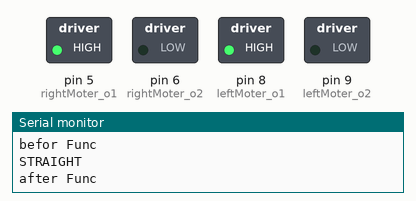
Simulated run of this sketch. Board: Arduino Uno, built with avr-gcc and run on an emulated ATmega328P. On the bench: switched loads named in the sketch (green lamp = pin HIGH), the last lines printed to the serial monitor.

Above: at 0.1 s.
At 3.1 s:
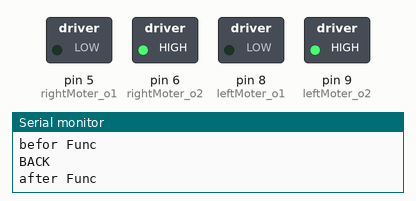
At 6.1 s:
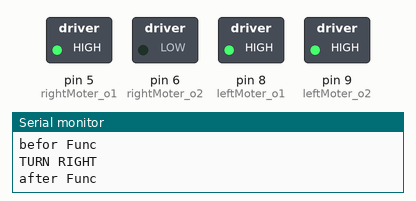
At 9.1 s:
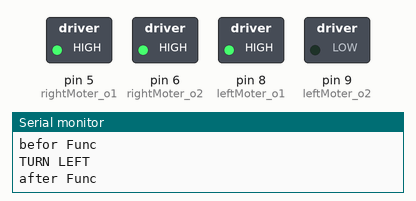
At 12.1 s:
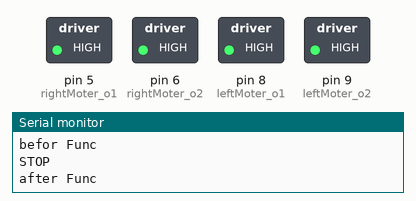
Timing chart, 0 to 13.6 s (numbered marks = the images above):
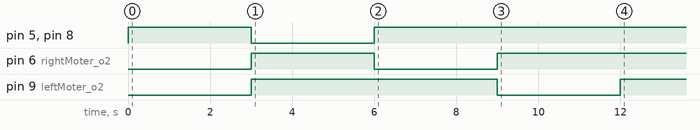

The sketch:

kadai1.ino
```cpp
  int rightMoter_o1 = 5;
  int rightMoter_o2 = 6;
  int leftMoter_o1 = 8;
  int leftMoter_o2 = 9;
  int mode = 0;

void setup() {
  // put your setup code here, to run once:


pinMode(rightMoter_o1,OUTPUT);
pinMode(rightMoter_o2,OUTPUT);
pinMode(leftMoter_o1,OUTPUT);
pinMode(leftMoter_o2,OUTPUT);
  Serial.begin(9600);

}

void loop() {
  // put your main code here, to run repeatedly:
  Serial.println("befor Func\n");

  motorMove(mode);
  Serial.println("after Func\n");
  delay(3000);
  mode++;

}

void motorMove(int mode){
 switch (mode) {
    case 0:
      digitalWrite(rightMoter_o1, HIGH);
      digitalWrite(rightMoter_o2, LOW);
      digitalWrite(leftMoter_o1, HIGH);
      digitalWrite(leftMoter_o2, LOW);
      Serial.println("STRAIGHT\n");
      break;
    case 1:
      digitalWrite(rightMoter_o1, LOW);
      digitalWrite(rightMoter_o2, HIGH);
      digitalWrite(leftMoter_o1, LOW);
      digitalWrite(leftMoter_o2, HIGH);
      Serial.println("BACK\n");
      break;
    case 2:
      digitalWrite(rightMoter_o1, HIGH);
      digitalWrite(rightMoter_o2, LOW);
      digitalWrite(leftMoter_o1, HIGH);
      digitalWrite(leftMoter_o2, HIGH);
      Serial.println("TURN RIGHT\n");
      break;
    case 3:
      digitalWrite(rightMoter_o1, HIGH);
      digitalWrite(rightMoter_o2, HIGH);
      digitalWrite(leftMoter_o1, HIGH);
      digitalWrite(leftMoter_o2, LOW);
      Serial.println("TURN LEFT\n");
      break;
    case 4:
      digitalWrite(rightMoter_o1, HIGH);
      digitalWrite(rightMoter_o2, HIGH);
      digitalWrite(leftMoter_o1, HIGH);
      digitalWrite(leftMoter_o2, HIGH);
      Serial.println("STOP\n");
      break;
  }
}
```

Measured:
- by itself, pin 5 (rightMoter_o1), pin 8 (leftMoter_o1): LOW → HIGH at 0.00 s, → LOW 3.0 s later, → HIGH 3.0 s later
- by itself, pin 6 (rightMoter_o2): LOW → HIGH at 3.0 s, → LOW 3.0 s later, → HIGH 3.0 s later
- by itself, pin 9 (leftMoter_o2): LOW → HIGH at 3.0 s, → LOW 6.0 s later, → HIGH 3.0 s later
